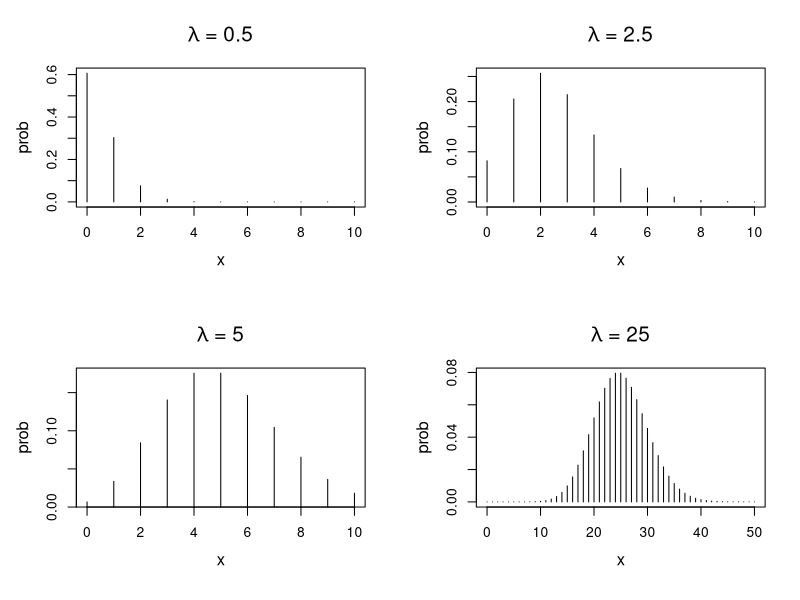

This chart was generated by the following R code:
# setting up the axis label size and margin (bottom, left, top, right)
par(cex.lab = 1.2, cex.main = 1.6, mar = c(5.5, 4.5, 4, 2) + 0.1, mgp = c(2.7, 1, 0), mfrow = c(2, 2), cex.main = (1.5))

# Plot the Poisson distribution for sample size 10 and different lambdas
n = 10
x = 0:n
lambda = 0.5

prob = dpois(x, lambda)
plot(x, prob, type = "h", main = expression(paste(lambda, " = 0.5")))

# 2nd plot
n = 10
x = 0:n
lambda = 2.5

prob = dpois(x, lambda)
plot(x, prob, type = "h", main = expression(paste(lambda, " = 2.5")))

# 3rd plot
n = 10
x = 0:n
lambda = 5

prob = dpois(x, lambda)
plot(x, prob, type = "h", main = expression(paste(lambda, " = 5")))

# 4th: Plot the Poisson distribution for sample size 50
n = 50
x = 0:n
lambda = 25

prob = dpois(x, lambda)
plot(x, prob, type = "h", main = expression(paste(lambda, " = 25"))) 
 TRUE